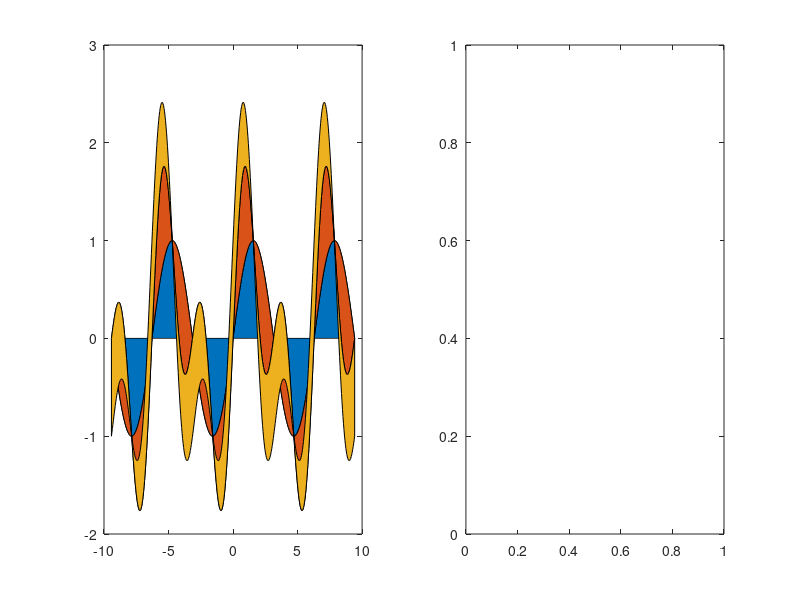

The MATLAB source for this figure: (Note: this script raises an error after producing the figure.)
subplot(1,2,1);
x = linspace(-3*pi, 3*pi, 500); 
y = [sin(x)' sin(2*x)' cos(x)']; 
area(x, y); colormap(gray)
subplot(1,2,2);
fill(x,y(:,1),'r',x,y(:,2),'b',x,y(:,3),'y');
